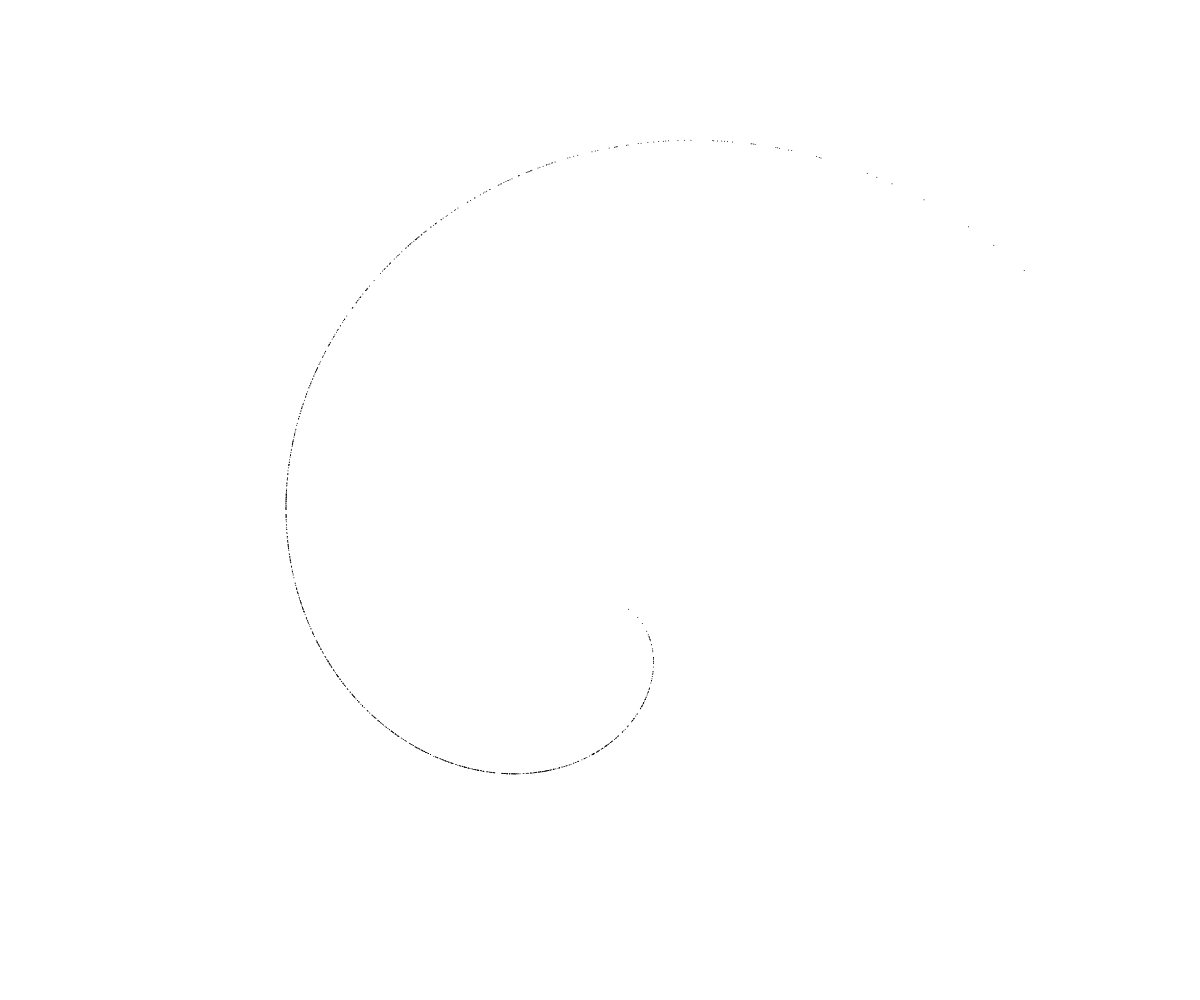
Frame 1 (no input)
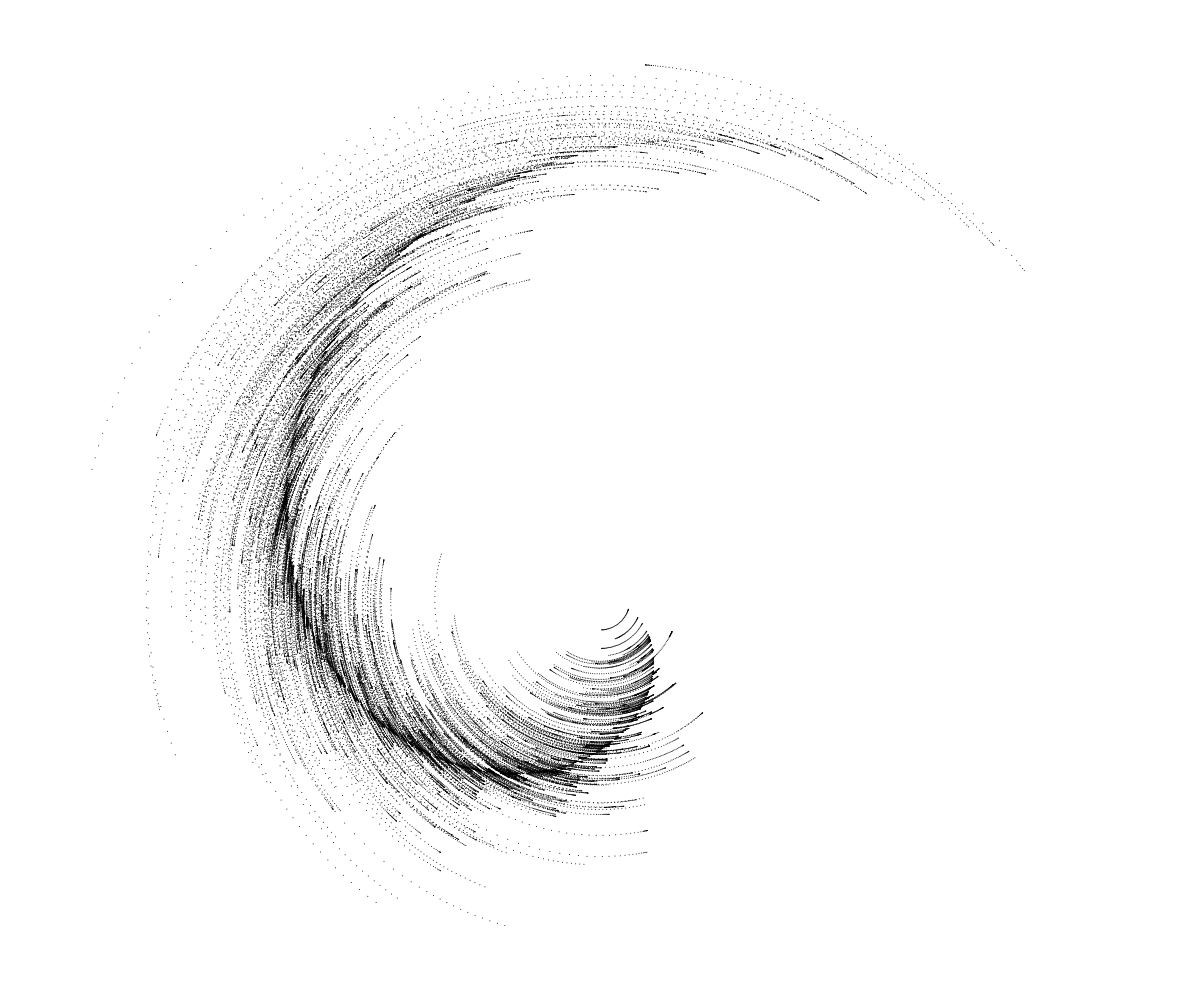
Frame 60 (no input)
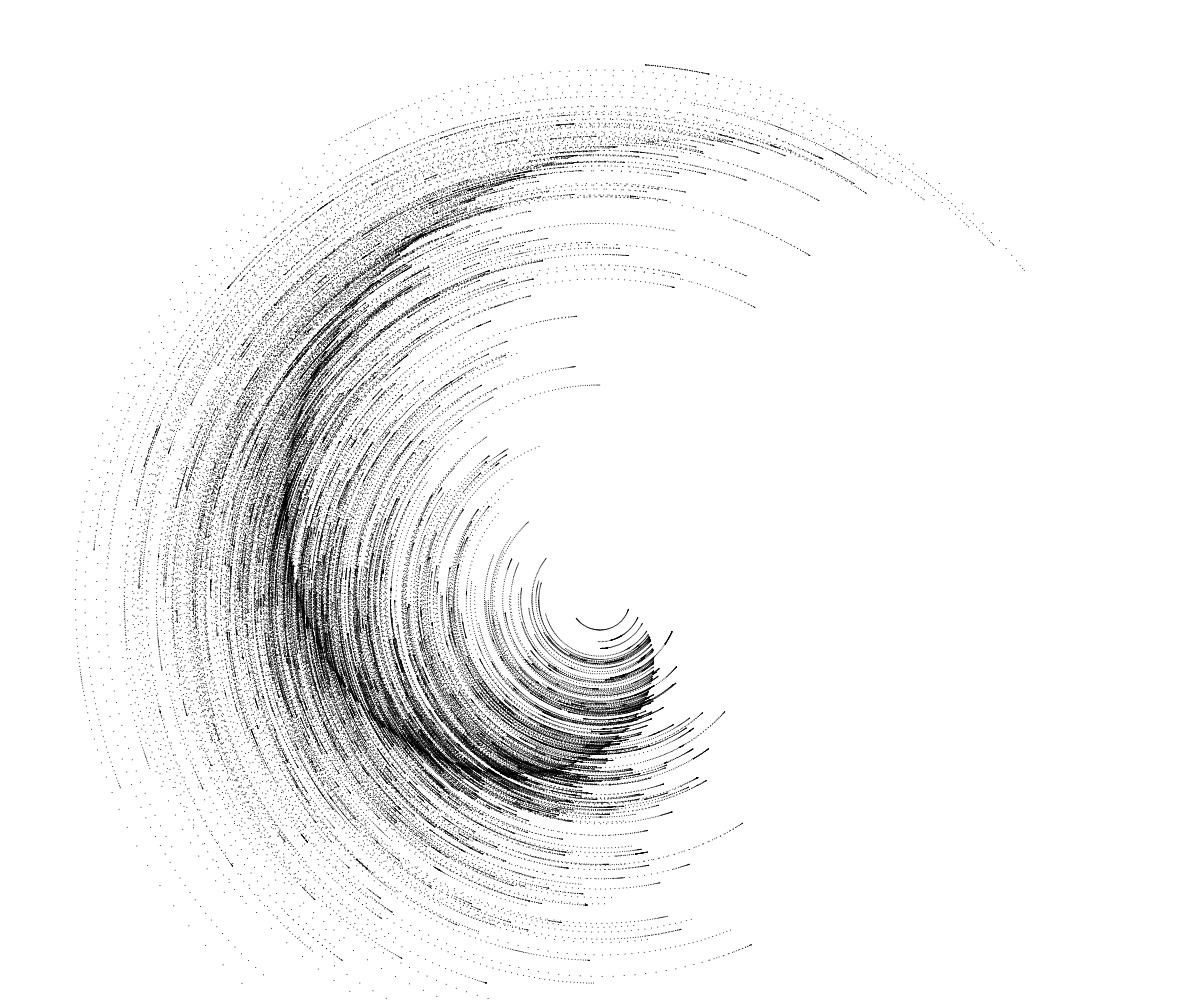
Frame 120 (the mouse pressed at the canvas centre since frame 60)

The p5.js sketch that drew these frames (run headless with seeded random() and noise() and a simulated clock; from frame 60 on, the mouse is pressed at the canvas centre):

// p5.js sketch
// ── sketch.js
const numPoints = 1000;
let time =0;
const timeScale = .005;
const size = 1;

function setup() {
  createCanvas(innerWidth, innerHeight);
  noStroke();
  fill(0);
}

function draw() {
  time += timeScale;
  //background(220);
  const xo = width/2;
  const yo = height/2;
  for(let i=0;i<numPoints;i++) {
    const r = noise(i)*width/2;
    const a = noise(i,time)*TWO_PI;
    const x = xo+r*cos(a);
    const y = xo+r*sin(a);
    circle(x,y,size);
  }
}
